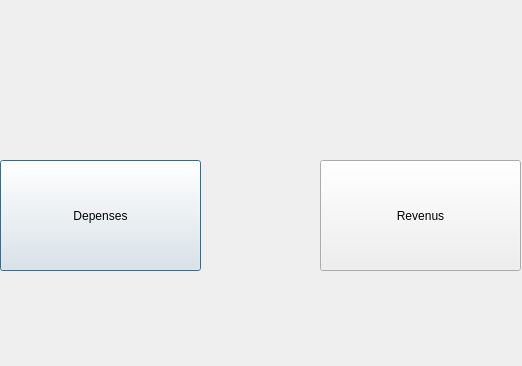
<?xml version="1.0" encoding="UTF-8"?>
<ui version="4.0">
 <class>dialogfin</class>
 <widget class="QDialog" name="dialogfin">
  <property name="geometry">
   <rect>
    <x>0</x>
    <y>0</y>
    <width>522</width>
    <height>366</height>
   </rect>
  </property>
  <property name="windowTitle">
   <string>Dialog</string>
  </property>
  <property name="styleSheet">
   <string notr="true">border-image: url(:/image/image/passage.jpg);
QPushButton
{
text-align:center;
font-size:20px;
font-family: Impact;
  color: white;
  background-color: black;
  border-width: 0px;
  border-radius:10px;
}
QPushButton:hover { background-color: white;
color:black;
text-decoration: underline; }</string>
  </property>
  <widget class="QPushButton" name="depenses">
   <property name="geometry">
    <rect>
     <x>0</x>
     <y>160</y>
     <width>201</width>
     <height>111</height>
    </rect>
   </property>
   <property name="cursor">
    <cursorShape>PointingHandCursor</cursorShape>
   </property>
   <property name="styleSheet">
    <string notr="true">border-image: url(:/image/image/Capture53.png);</string>
   </property>
   <property name="text">
    <string>Depenses</string>
   </property>
  </widget>
  <widget class="QPushButton" name="revenus">
   <property name="geometry">
    <rect>
     <x>320</x>
     <y>160</y>
     <width>201</width>
     <height>111</height>
    </rect>
   </property>
   <property name="cursor">
    <cursorShape>PointingHandCursor</cursorShape>
   </property>
   <property name="styleSheet">
    <string notr="true">border-image: url(:/image/image/Capture53.png);</string>
   </property>
   <property name="text">
    <string>Revenus</string>
   </property>
  </widget>
 </widget>
 <resources/>
 <connections/>
</ui>
